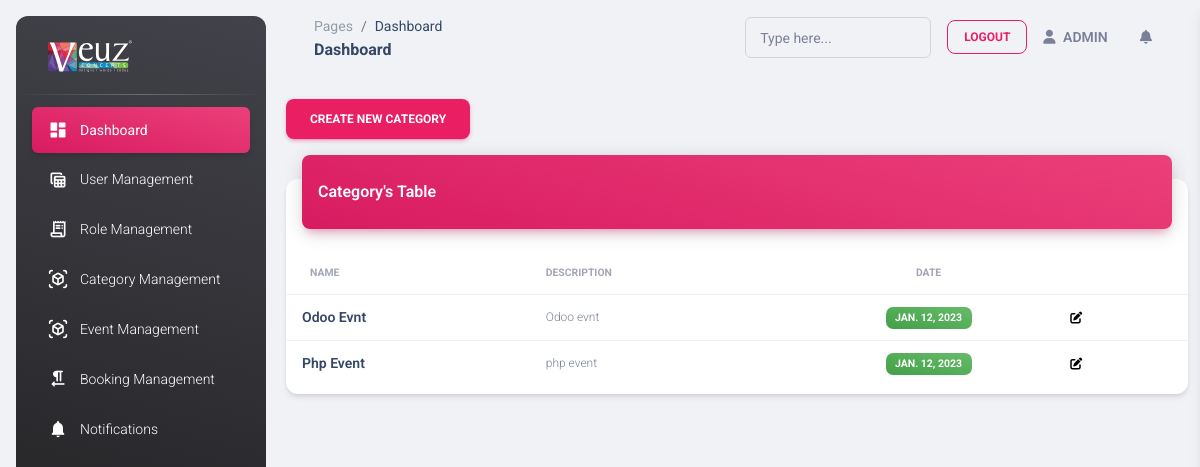
The page /category (signed in) on the database its author committed.
### myapp/models.py (models this page shows)
class common(models.Model):  # COMM0N
    dt = models.DateField(auto_now=True)
    tm = models.TimeField(auto_now=True)
    updated = models.DateTimeField(default=timezone.now)
    status = models.CharField(max_length=255, null=True)
    created_by = models.ForeignKey(User,on_delete=models.CASCADE,related_name="%(app_label)s_%(class)s_ownership", null=True)
    class Meta:
        abstract = True

class event_Category(common):
    category_name = models.CharField(max_length=25,null=True)
    company_id = models.ForeignKey(company_Master,related_name='event_Category_company_id',null=True,on_delete=models.CASCADE)
    description = models.TextField(null=True)

### myapp/views.py (the view)
# urls.py: path('category',views.category,name='category'),
def category(request):
    auth_user  = User.objects.get(id=request.user.id)
    if auth_user.is_superuser == True:
        data = ''
    else:
        user_data = company_User.objects.get(auth_user=request.user)
        company_id = user_data.company_id.id
        data = event_Category.objects.filter(company_id_id=company_id)
    context = {
        'data':data
    }
    return render(request,'category.html',context)

### myapp/templatetags/nav.py (called while the page is built)
@register.filter(name='get_nav_name')
def get_nav_name(value,args):
    data = User.objects.get(id=value.id)
    return data.is_superuser

### myapp/templates/category.html
{% extends 'base.html' %}
{% load static %}
{% block content %}
<a href="{% url 'create_category' %}">
    <button type="button" class="btn btn-primary" data-toggle="modal" data-target="#exampleModal">
        Create New Category
      </button>
</a>
<div class="row">
    <div class="col-12">
      <div class="card my-4">
        <div class="card-header p-0 position-relative mt-n4 mx-3 z-index-2">
          <div class="bg-gradient-primary shadow-primary border-radius-lg pt-4 pb-3">
            <h6 class="text-white text-capitalize ps-3">Category's table</h6>
          </div>
        </div>
        <div class="card-body px-0 pb-2">
          <div class="table-responsive p-0">
            <table class="table align-items-center mb-0">
              <thead>
                <tr>
                  <th class="text-uppercase text-secondary text-xxs font-weight-bolder opacity-7">Name</th>
                  <th class="text-uppercase text-secondary text-xxs font-weight-bolder opacity-7 ps-2">Description</th>
                  <th class="text-center text-uppercase text-secondary text-xxs font-weight-bolder opacity-7">Date</th>
                  <th class="text-secondary opacity-7"></th>
                </tr>
              </thead>
              <tbody>
                {% for i in data %}
                <tr>
                  <td>
                    <div class="d-flex px-2 py-1">
                      <div class="d-flex flex-column justify-content-center">
                        <h6 class="mb-0 text-sm">{{i.category_name|title}}</h6>
                      </div>
                    </div>
                  </td>
                  <td>
                    <p class="text-xs text-secondary mb-0">{{i.description}}</p>
                  </td>
                  <td class="align-middle text-center text-sm">
                    <span class="badge badge-sm bg-gradient-success">{{i.dt}}</span>
                  </td>
                  <td class="align-middle">
                    <a href="{% url 'edit_category' pk=i.id %}" class="text-secondary font-weight-bold text-xs" data-toggle="tooltip" data-original-title="Edit user">
                      <i style="color: black;" class="fas fa-edit"></i>
                    </a>
                  </td>
                </tr>
                {% endfor %}
              </tbody>
            </table>
          </div>
        </div>
      </div>
    </div>
  </div>
{% endblock %}

### rows shown on the page
event_Category: category_name "Odoo Evnt", description "Odoo evnt", dt "JAN. 12, 2023"
event_Category: category_name "Php Event", description "php event", dt "JAN. 12, 2023"
